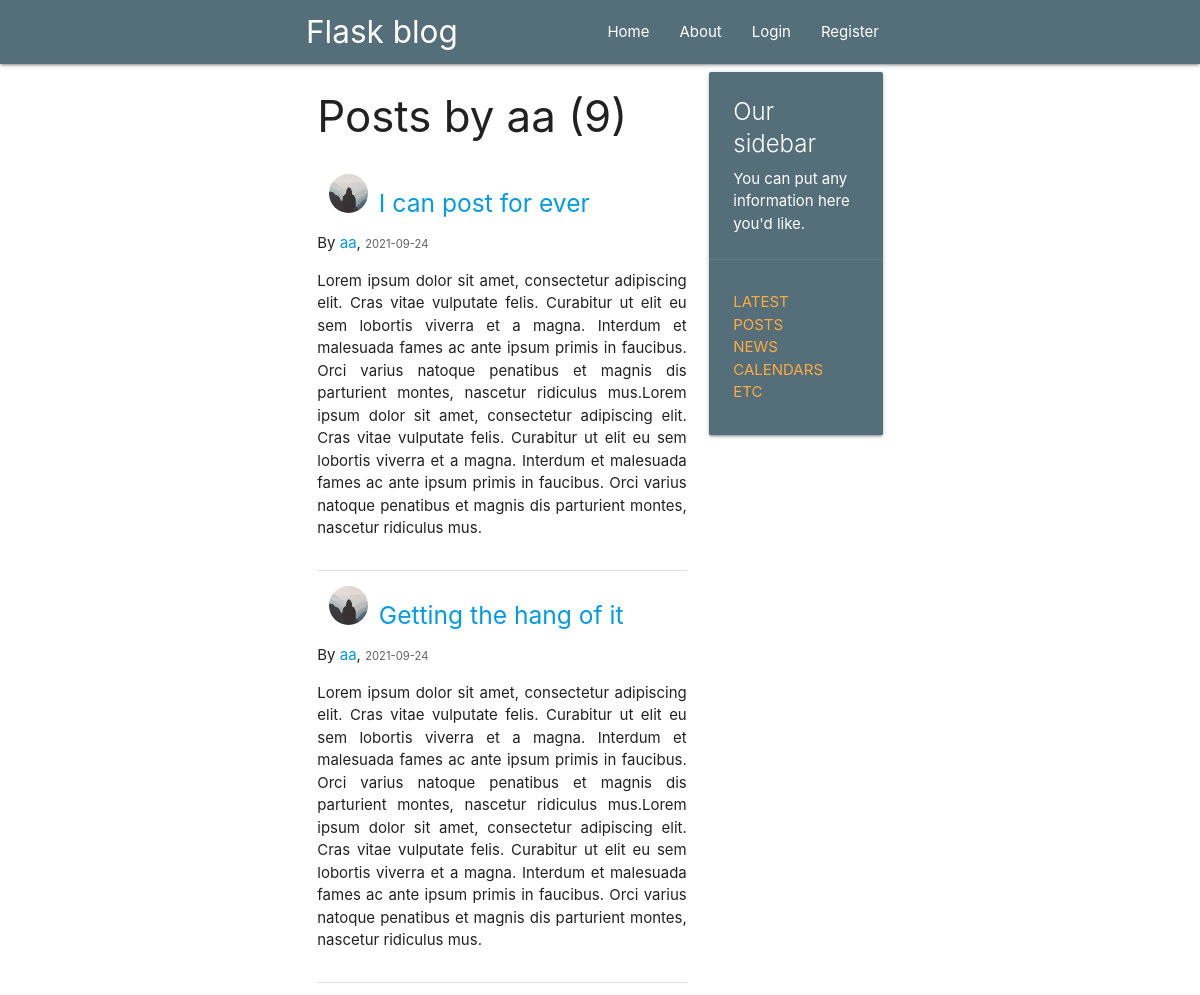
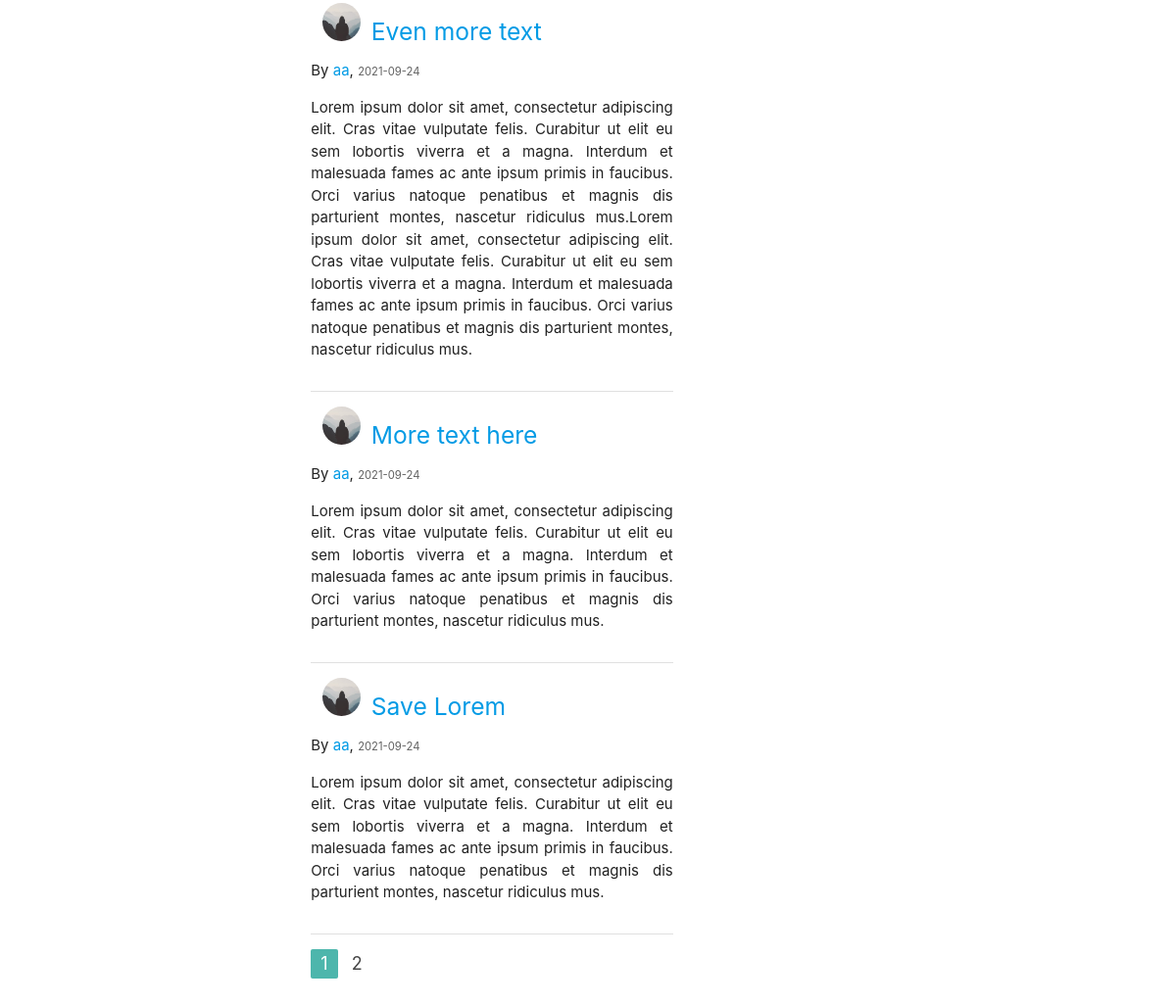
The page /user/aa on the database as committed earlier (2 pictures, top to bottom).
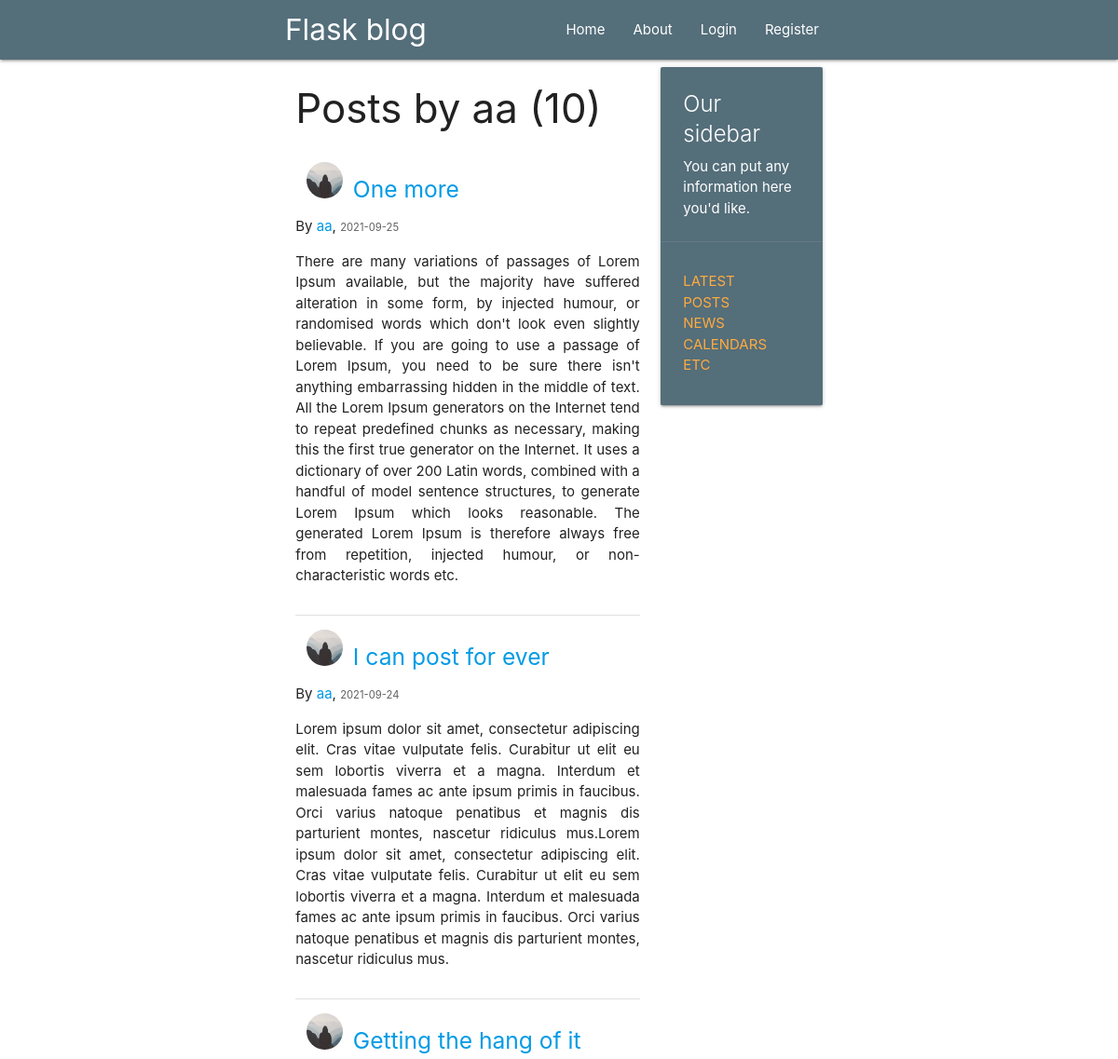
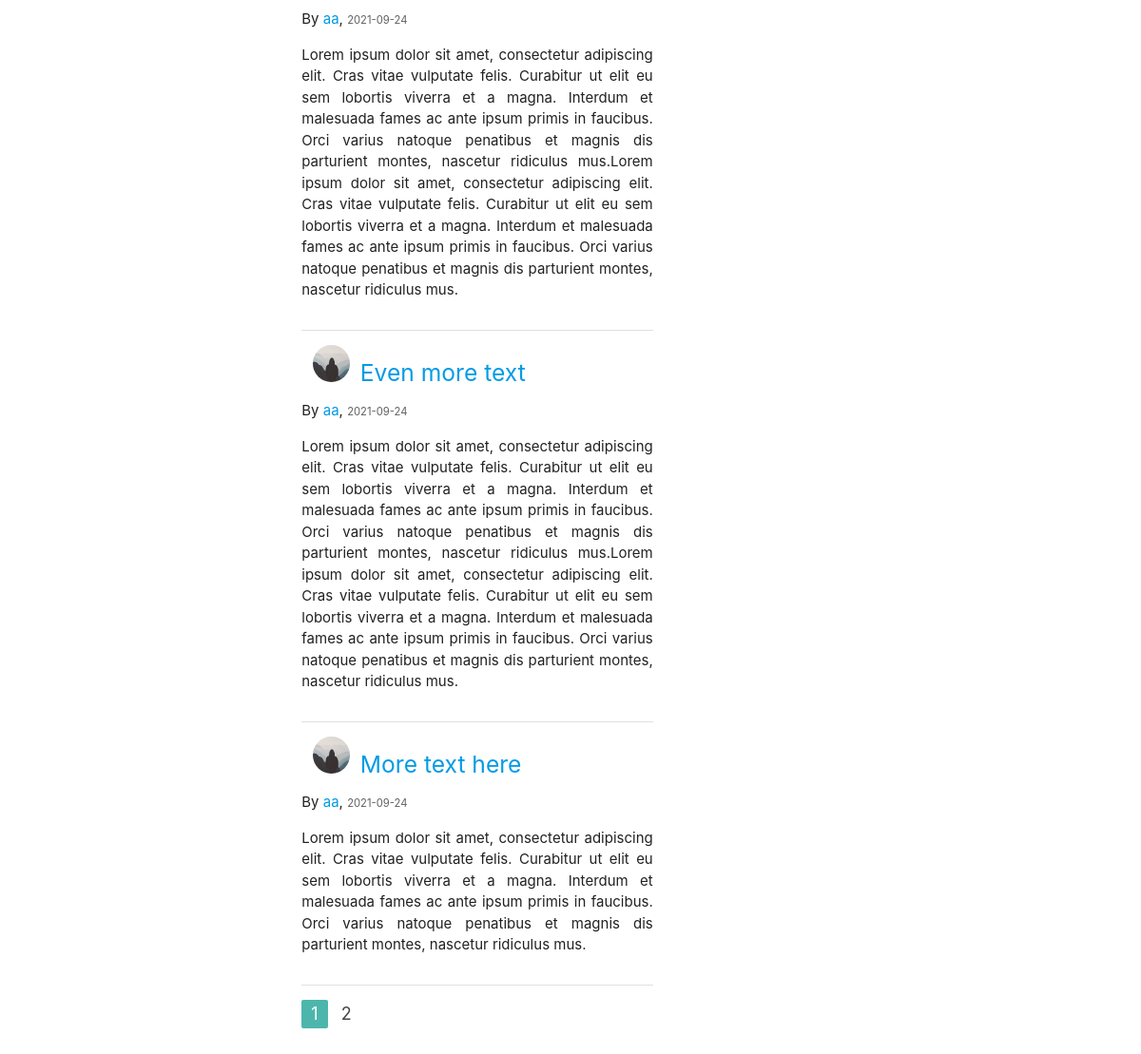
The same page on the database as committed later (2 pictures, top to bottom).
### flaskblog/models.py (models this page shows, shortened)
class User(db.Model, UserMixin):
    id = db.Column(db.Integer, primary_key=True)
    username = db.Column(db.String(20), unique=True, nullable=False)
    email = db.Column(db.String(120), unique=True, nullable=False)
    image_file = db.Column(db.String(20), nullable=False, default='default.jpg')
    password = db.Column(db.String(60), nullable=False)
    posts = db.relationship('Post', backref='author', cascade="all,delete",
                            lazy=True)

class Post(db.Model):
    id = db.Column(db.Integer, primary_key=True)
    title = db.Column(db.String(100), nullable=False)
    date_posted = db.Column(db.DateTime, nullable=False,
                            default=datetime.utcnow)
    content = db.Column(db.Text, nullable=False)
    user_id = db.Column(db.Integer, db.ForeignKey('user.id'), nullable=False)

### flaskblog/routes.py (the view)
@app.route("/user/<string:username>")
def user_posts(username):
    page = request.args.get('page', 1, type=int)
    user = User.query.filter_by(username=username).first_or_404()
    posts = Post.query.filter_by(author=user) \
        .order_by(Post.date_posted.desc()) \
        .paginate(page=page, per_page=5)
    return render_template('user_posts.html', posts=posts, user=user)

### flaskblog/templates/user_posts.html
{% extends "layout.html" %}
{% block content %}
<h3>Posts by {{ user.username }} ({{ posts.total }})</h3>
{% for post in posts.items %}
    <div class="section">
        <div class="col s2">
            <img src="{{ url_for('static', filename='profile/'+ post.author.image_file) }}" alt=""
                 class="circle responsive-img">
        </div>
        <h5><a href="{{ url_for('post', post_id=post.id) }}">{{ post.title }}</a></h5>
        <p>By <a href="{{ url_for('user_posts', username=post.author.username) }}">{{ post.author.username }}</a>,
            <small class="grey-text text-darken-2">{{ post.date_posted.strftime('%Y-%m-%d') }}</small>
        </p>
        <p style="text-align: justify">{{ post.content }}</p>
    </div>
    <div class="divider"></div>
{% endfor %}
<ul class="pagination">
    {% for page_num in posts.iter_pages(left_edge=1, right_edge=1, left_current=1, right_current=2) %}
        {% if page_num %}
            {% if posts.page == page_num %}
                <li class="active teal lighten-2"><a href="{{ url_for('user_posts', username=user.username, page=page_num) }}">{{ page_num }}</a></li>
            {% else %}
                <li><a href="{{ url_for('user_posts', username=user.username, page=page_num) }}">{{ page_num }}</a></li>
            {% endif %}
        {% else %}
            ...
        {% endif %}
    {% endfor %}
</ul>
{% endblock content%}

### flaskblog/templates/layout.html (shortened to what this page needs)
<!DOCTYPE html>
<html lang="en">
<head>
    <link rel="stylesheet" href="https://cdnjs.cloudflare.com/ajax/libs/materialize/1.0.0/css/materialize.min.css">
</head>
<body>
<header>
    <nav>
        <div class="nav-wrapper blue-grey darken-1">
            <div class="container">
                <div class="container">
                    <a href="/" class="brand-logo">Flask blog</a>
                    <ul class="right hide-on-med-and-down">
                        <ul class="right hide-on-med-and-down">
                            <li><a href="{{ url_for('home') }}">Home</a></li>
                            <li><a href="{{ url_for('about') }}">About</a></li>
                            {% if current_user.is_authenticated %}
                            <li><a href="{{ url_for('new_post') }}">New Post</a></li>
                            <li><a href="{{ url_for('account') }}">Account</a></li>
                            <li><a href="{{ url_for('logout') }}">Logout</a></li>
                            {% else %}
                            <li><a href="{{ url_for('login') }}">Login</a></li>
                            <li><a href="{{ url_for('register') }}">Register</a></li>
                            {% endif %}
                        </ul>
                </div>
            </div>
    </nav>
</header>
<body>
<div class="container">
    <main role="main" class="container">
        <div class="row">
            <div class="col s8">
                {% block content %}{% endblock %}
            </div>
            <div class="col m4 s8">
                <div class="card blue-grey darken-1">
                    <div class="card-content white-text">
                        <span class="card-title">Our sidebar</span>
                        <p>You can put any information here you'd like.</p>
                    </div>
                    <div class="card-action">
                        <ul>
                            <li><a href="#">Latest Posts</a></li>
                            <li><a href="#">News</a></li>
                            <li><a href="#">Calendars</a></li>
                            <li><a href="#">etc</a></li>
                        </ul>
                    </div>
                </div>
            </div>
        </div>
    </main>
</div>

Rows that differ between the two databases and show on the page:
no longer on this page (row unchanged): Post: image_file (placeholder picture), title "Save Lorem", author.username "aa", date_posted "2021-09-24", content "Lorem ipsum dolor sit amet, consectetur adipiscing elit. Cras vitae vulputate felis. Curabitur ut elit eu sem lobortis viverra et a magna. Interdum et malesuada fames ac ante ipsum primis in faucibus. Orci varius natoque penatibus et magnis dis parturient montes, nascetur ridiculus mus."
added Post: image_file (placeholder picture), title "One more", author.username "aa", date_posted "2021-09-25", content "There are many variations of passages of Lorem Ipsum available, but the majority have suffered alteration in some form, by injected humour, or randomised words which don't look even slightly believable. If you are going to use a passage of Lorem Ipsum, you need to be sure there isn't anything embarrassing hidden in the middle of text. All the Lorem Ipsum generators on the Internet tend to repeat predefined chunks as necessary, making this the first true generator on the Internet. It uses a dictionary of over 200 Latin words, combined with a handful of model sentence structures, to generate Lorem Ipsum which looks reasonable. The generated Lorem Ipsum is therefore always free from…"
Other text that changed with them:
{{ posts.total }}: "9" → "10"
